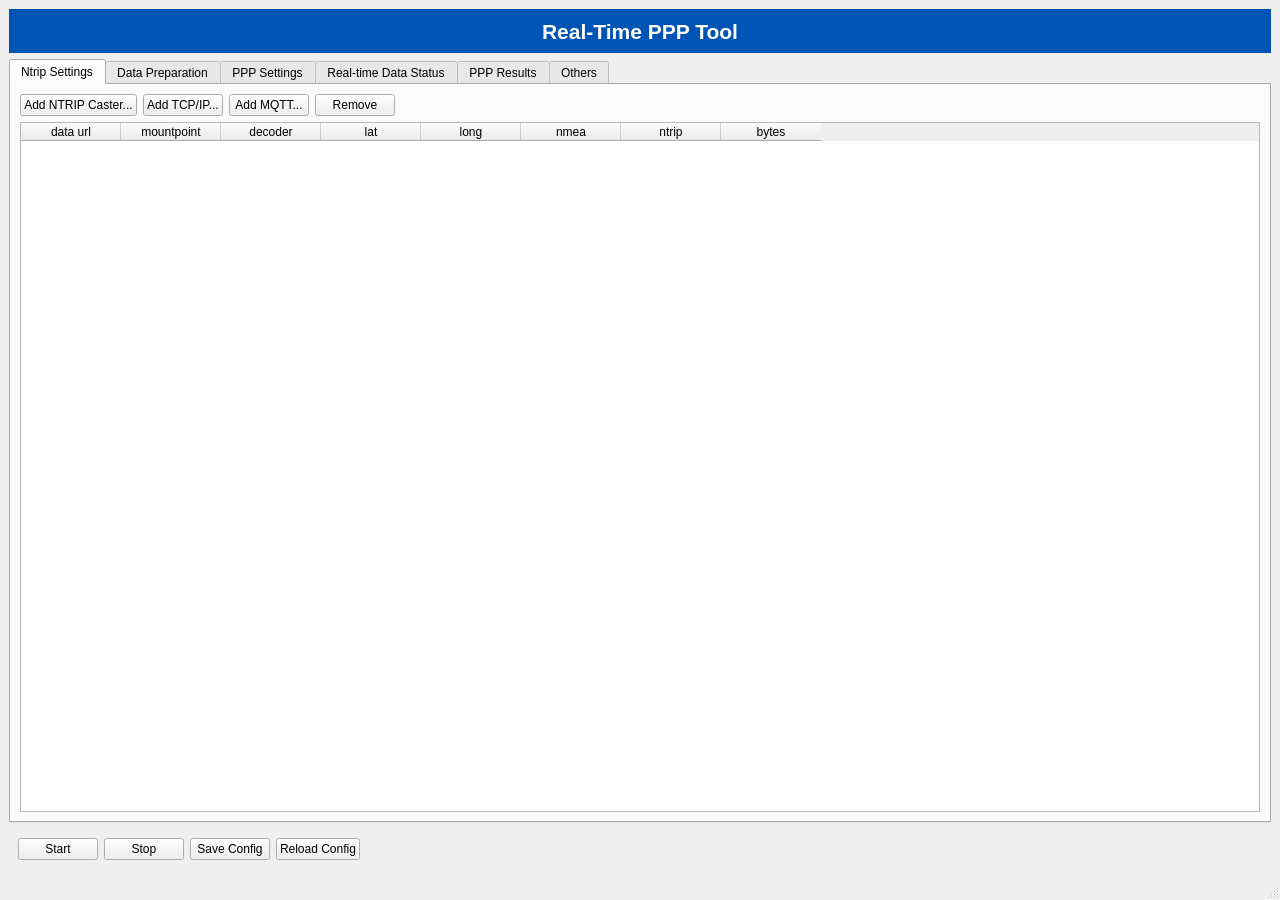
<?xml version="1.0" encoding="UTF-8"?>
<ui version="4.0">
 <class>MainWindow</class>
 <widget class="QMainWindow" name="MainWindow">
  <property name="geometry">
   <rect>
    <x>0</x>
    <y>0</y>
    <width>1280</width>
    <height>900</height>
   </rect>
  </property>
  <property name="sizePolicy">
   <sizepolicy hsizetype="Expanding" vsizetype="Expanding">
    <horstretch>0</horstretch>
    <verstretch>0</verstretch>
   </sizepolicy>
  </property>
  <property name="windowTitle">
   <string>RT-PPP Tool</string>
  </property>
  <widget class="QWidget" name="centralwidget">
   <layout class="QVBoxLayout" name="centralLayout">
    <item>
     <widget class="QLabel" name="label">
      <property name="minimumSize">
       <size>
        <width>0</width>
        <height>44</height>
       </size>
      </property>
      <property name="font">
       <font>
        <family>Arial</family>
        <pointsize>16</pointsize>
        <weight>75</weight>
        <bold>true</bold>
       </font>
      </property>
      <property name="styleSheet">
       <string notr="true">background-color: rgb(0, 85, 180);
color: rgb(255, 255, 255);</string>
      </property>
      <property name="text">
       <string>Real-Time PPP Tool</string>
      </property>
      <property name="alignment">
       <set>Qt::AlignCenter</set>
      </property>
     </widget>
    </item>
    <item>
     <widget class="QTabWidget" name="MainTab">
      <property name="currentIndex">
       <number>0</number>
      </property>
      <widget class="QWidget" name="ntrip_settings">
       <attribute name="title">
        <string>Ntrip Settings</string>
       </attribute>
       <layout class="QVBoxLayout" name="ntripSettingsLayout">
        <item>
         <layout class="QHBoxLayout" name="streamsActionLayout">
          <item>
           <widget class="QPushButton" name="btnAddNtrip">
            <property name="text">
             <string>Add NTRIP Caster...</string>
            </property>
           </widget>
          </item>
          <item>
           <widget class="QPushButton" name="btnAddTcp">
            <property name="text">
             <string>Add TCP/IP...</string>
            </property>
           </widget>
          </item>
          <item>
           <widget class="QPushButton" name="btnAddMqtt">
            <property name="text">
             <string>Add MQTT...</string>
            </property>
           </widget>
          </item>
          <item>
           <widget class="QPushButton" name="btnRemoveStream">
            <property name="text">
             <string>Remove</string>
            </property>
           </widget>
          </item>
          <item>
           <spacer name="horizontalSpacerActions">
            <property name="orientation">
             <enum>Qt::Horizontal</enum>
            </property>
            <property name="sizeHint" stdset="0">
             <size>
              <width>40</width>
              <height>20</height>
             </size>
            </property>
           </spacer>
          </item>
         </layout>
        </item>
        <item>
         <widget class="QTableWidget" name="streamsTableWidget">
          <property name="selectionBehavior">
           <enum>QAbstractItemView::SelectRows</enum>
          </property>
          <property name="selectionMode">
           <enum>QAbstractItemView::SingleSelection</enum>
          </property>
          <property name="editTriggers">
           <set>QAbstractItemView::NoEditTriggers</set>
          </property>
          <property name="sortingEnabled">
           <bool>true</bool>
          </property>
          <column>
           <property name="text">
            <string>data url</string>
           </property>
          </column>
          <column>
           <property name="text">
            <string>mountpoint</string>
           </property>
          </column>
          <column>
           <property name="text">
            <string>decoder</string>
           </property>
          </column>
          <column>
           <property name="text">
            <string>lat</string>
           </property>
          </column>
          <column>
           <property name="text">
            <string>long</string>
           </property>
          </column>
          <column>
           <property name="text">
            <string>nmea</string>
           </property>
          </column>
          <column>
           <property name="text">
            <string>ntrip</string>
           </property>
          </column>
          <column>
           <property name="text">
            <string>bytes</string>
           </property>
          </column>
         </widget>
        </item>
       </layout>
      </widget>
      <widget class="QWidget" name="data_perparation">
       <attribute name="title">
        <string>Data Preparation</string>
       </attribute>
       <layout class="QVBoxLayout" name="dataPreparationLayout"/>
      </widget>
      <widget class="QWidget" name="ppp_settings">
       <attribute name="title">
        <string>PPP Settings</string>
       </attribute>
       <layout class="QVBoxLayout" name="pppSettingsLayout"/>
      </widget>
      <widget class="QWidget" name="rtdata_status">
       <attribute name="title">
        <string>Real-time Data Status</string>
       </attribute>
       <layout class="QVBoxLayout" name="rtDataStatusLayout">
        <item>
         <widget class="QTableWidget" name="statusTableWidget">
          <property name="selectionBehavior">
           <enum>QAbstractItemView::SelectRows</enum>
          </property>
          <property name="selectionMode">
           <enum>QAbstractItemView::SingleSelection</enum>
          </property>
          <property name="editTriggers">
           <set>QAbstractItemView::NoEditTriggers</set>
          </property>
          <column>
           <property name="text">
            <string>stream</string>
           </property>
          </column>
          <column>
           <property name="text">
            <string>type</string>
           </property>
          </column>
          <column>
           <property name="text">
            <string>state</string>
           </property>
          </column>
          <column>
           <property name="text">
            <string>bytes</string>
           </property>
          </column>
          <column>
           <property name="text">
            <string>last error</string>
           </property>
          </column>
         </widget>
        </item>
        <item>
         <widget class="QPlainTextEdit" name="logTextEdit">
          <property name="readOnly">
           <bool>true</bool>
          </property>
         </widget>
        </item>
       </layout>
      </widget>
      <widget class="QWidget" name="ppp_results">
       <attribute name="title">
        <string>PPP Results</string>
       </attribute>
       <layout class="QVBoxLayout" name="pppResultsLayout"/>
      </widget>
      <widget class="QWidget" name="others">
       <attribute name="title">
        <string>Others</string>
       </attribute>
      </widget>
     </widget>
    </item>
    <item>
     <widget class="QWidget" name="globalControlBar">
      <layout class="QHBoxLayout" name="globalControlLayout">
       <item>
        <widget class="QPushButton" name="btnGlobalStart">
         <property name="text">
          <string>Start</string>
         </property>
        </widget>
       </item>
       <item>
        <widget class="QPushButton" name="btnGlobalStop">
         <property name="text">
          <string>Stop</string>
         </property>
        </widget>
       </item>
       <item>
        <widget class="QPushButton" name="btnSaveConfig">
         <property name="text">
          <string>Save Config</string>
         </property>
        </widget>
       </item>
       <item>
        <widget class="QPushButton" name="btnReloadConfig">
         <property name="text">
          <string>Reload Config</string>
         </property>
        </widget>
       </item>
       <item>
        <spacer name="globalSpacer">
         <property name="orientation">
          <enum>Qt::Horizontal</enum>
         </property>
         <property name="sizeHint" stdset="0">
          <size>
           <width>40</width>
           <height>20</height>
          </size>
         </property>
        </spacer>
       </item>
      </layout>
     </widget>
    </item>
   </layout>
  </widget>
  <widget class="QMenuBar" name="menubar"/>
  <widget class="QStatusBar" name="statusbar"/>
 </widget>
 <resources/>
 <connections/>
</ui>
